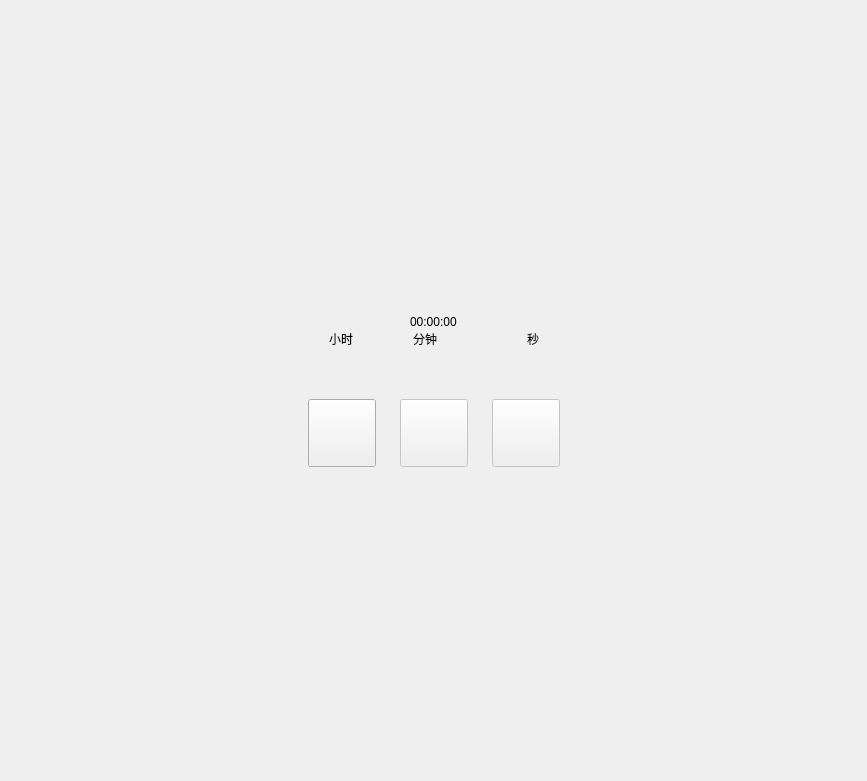
<?xml version="1.0" encoding="UTF-8"?>
<ui version="4.0">
 <class>StopWatchInterface</class>
 <widget class="QWidget" name="StopWatchInterface">
  <property name="geometry">
   <rect>
    <x>0</x>
    <y>0</y>
    <width>867</width>
    <height>781</height>
   </rect>
  </property>
  <property name="windowTitle">
   <string>Form</string>
  </property>
  <layout class="QVBoxLayout" name="verticalLayout_2">
   <item>
    <layout class="QVBoxLayout" name="verticalLayout">
     <property name="spacing">
      <number>0</number>
     </property>
     <item>
      <spacer name="verticalSpacer">
       <property name="orientation">
        <enum>Qt::Vertical</enum>
       </property>
       <property name="sizeHint" stdset="0">
        <size>
         <width>20</width>
         <height>40</height>
        </size>
       </property>
      </spacer>
     </item>
     <item alignment="Qt::AlignHCenter">
      <widget class="DisplayLabel" name="timeLabel">
       <property name="text">
        <string>00:00:00</string>
       </property>
      </widget>
     </item>
     <item>
      <layout class="QHBoxLayout" name="horizontalLayout_3">
       <item>
        <spacer name="horizontalSpacer_4">
         <property name="orientation">
          <enum>Qt::Horizontal</enum>
         </property>
         <property name="sizeHint" stdset="0">
          <size>
           <width>40</width>
           <height>20</height>
          </size>
         </property>
        </spacer>
       </item>
       <item>
        <widget class="TitleLabel" name="hourLabel">
         <property name="text">
          <string>小时</string>
         </property>
        </widget>
       </item>
       <item>
        <spacer name="horizontalSpacer_6">
         <property name="orientation">
          <enum>Qt::Horizontal</enum>
         </property>
         <property name="sizeType">
          <enum>QSizePolicy::Fixed</enum>
         </property>
         <property name="sizeHint" stdset="0">
          <size>
           <width>60</width>
           <height>20</height>
          </size>
         </property>
        </spacer>
       </item>
       <item>
        <widget class="TitleLabel" name="minuteLabel">
         <property name="text">
          <string>分钟</string>
         </property>
        </widget>
       </item>
       <item>
        <spacer name="horizontalSpacer_7">
         <property name="orientation">
          <enum>Qt::Horizontal</enum>
         </property>
         <property name="sizeType">
          <enum>QSizePolicy::Fixed</enum>
         </property>
         <property name="sizeHint" stdset="0">
          <size>
           <width>90</width>
           <height>17</height>
          </size>
         </property>
        </spacer>
       </item>
       <item>
        <widget class="TitleLabel" name="secondLabel">
         <property name="text">
          <string>秒</string>
         </property>
        </widget>
       </item>
       <item>
        <spacer name="horizontalSpacer_5">
         <property name="orientation">
          <enum>Qt::Horizontal</enum>
         </property>
         <property name="sizeHint" stdset="0">
          <size>
           <width>40</width>
           <height>20</height>
          </size>
         </property>
        </spacer>
       </item>
      </layout>
     </item>
     <item>
      <spacer name="verticalSpacer_3">
       <property name="orientation">
        <enum>Qt::Vertical</enum>
       </property>
       <property name="sizeType">
        <enum>QSizePolicy::Fixed</enum>
       </property>
       <property name="sizeHint" stdset="0">
        <size>
         <width>20</width>
         <height>50</height>
        </size>
       </property>
      </spacer>
     </item>
     <item>
      <layout class="QHBoxLayout" name="horizontalLayout_2">
       <property name="spacing">
        <number>24</number>
       </property>
       <item>
        <spacer name="horizontalSpacer">
         <property name="orientation">
          <enum>Qt::Horizontal</enum>
         </property>
         <property name="sizeHint" stdset="0">
          <size>
           <width>40</width>
           <height>20</height>
          </size>
         </property>
        </spacer>
       </item>
       <item>
        <widget class="PillToolButton" name="startButton">
         <property name="minimumSize">
          <size>
           <width>68</width>
           <height>68</height>
          </size>
         </property>
         <property name="iconSize">
          <size>
           <width>21</width>
           <height>21</height>
          </size>
         </property>
         <property name="checked">
          <bool>true</bool>
         </property>
        </widget>
       </item>
       <item>
        <widget class="PillToolButton" name="flagButton">
         <property name="enabled">
          <bool>false</bool>
         </property>
         <property name="minimumSize">
          <size>
           <width>68</width>
           <height>68</height>
          </size>
         </property>
         <property name="iconSize">
          <size>
           <width>21</width>
           <height>21</height>
          </size>
         </property>
        </widget>
       </item>
       <item>
        <widget class="PillToolButton" name="restartButton">
         <property name="enabled">
          <bool>false</bool>
         </property>
         <property name="minimumSize">
          <size>
           <width>68</width>
           <height>68</height>
          </size>
         </property>
         <property name="iconSize">
          <size>
           <width>21</width>
           <height>21</height>
          </size>
         </property>
        </widget>
       </item>
       <item>
        <spacer name="horizontalSpacer_2">
         <property name="orientation">
          <enum>Qt::Horizontal</enum>
         </property>
         <property name="sizeHint" stdset="0">
          <size>
           <width>40</width>
           <height>20</height>
          </size>
         </property>
        </spacer>
       </item>
      </layout>
     </item>
     <item>
      <spacer name="verticalSpacer_2">
       <property name="orientation">
        <enum>Qt::Vertical</enum>
       </property>
       <property name="sizeHint" stdset="0">
        <size>
         <width>20</width>
         <height>40</height>
        </size>
       </property>
      </spacer>
     </item>
    </layout>
   </item>
  </layout>
 </widget>
 <customwidgets>
  <customwidget>
   <class>ToolButton</class>
   <extends>QToolButton</extends>
   <header>qfluentwidgets</header>
  </customwidget>
  <customwidget>
   <class>PillToolButton</class>
   <extends>ToggleToolButton</extends>
   <header>qfluentwidgets</header>
  </customwidget>
  <customwidget>
   <class>ToggleToolButton</class>
   <extends>ToolButton</extends>
   <header>qfluentwidgets</header>
  </customwidget>
  <customwidget>
   <class>TitleLabel</class>
   <extends>QLabel</extends>
   <header>qfluentwidgets</header>
  </customwidget>
  <customwidget>
   <class>DisplayLabel</class>
   <extends>QLabel</extends>
   <header>qfluentwidgets</header>
  </customwidget>
 </customwidgets>
 <resources/>
 <connections/>
</ui>
